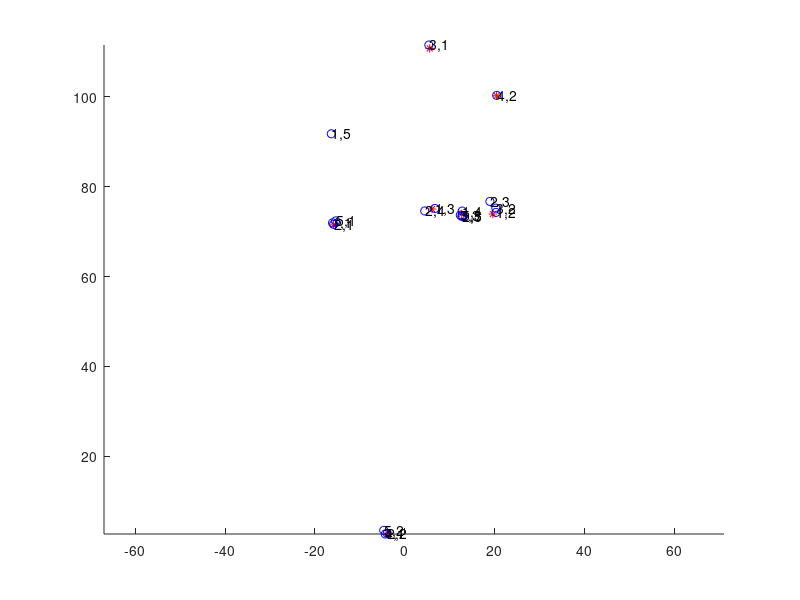

Reproduce this figure in MATLAB. (Note: this script raises an error after producing the figure.)
clc 
clear
close all

%% generate groud truth

N_gt = 7;
ground_truth = {};
for i = 1:N_gt
    ground_truth{i} = struct('mean', [-30 + (30-(-30))*rand(1,1); -10 + (120-(-10))*rand(1,1)],...
        'covariance', [rand(),0;0,rand()]);
end

%% properties for the sensors
r1 = 0.7;
r2 = 0.7;
r3 = 0.7;
r4 = 0.5;
r5 = 0.5;
r = [r1, r2, r3, r4, r5];
w = [1/5, 1/5, 1/5, 1/5, 1/5];

cov1 = 10*eye(2);
cov2 = 10*eye(2);
cov3 = 10*eye(2);
cov4 = 10*eye(2);

cov = [cov1,cov2,cov3,cov4];
%% generate detections using Poisson and Bernoulli
detection = {};

for i = 1:N_gt
    for j = 1:length(r)
        if rand < r(j)
            detection{end+1} = struct('source', j, 'existance', 0.8, ...
                'mean', mvnrnd(ground_truth{i}.mean,ground_truth{i}.covariance)', 'cov', randi(10)*[2,0;0,1]);
        end
    end
end

% false detection
% or unique detection?
% for i = 1:ceil(length(N_gt/10))
%     detection{end+1} = struct('source', randi([1,length(r)]), 'existance', 0.8, ...
%                 'mean', [-30 + (30-(-30))*rand(1,1); -10 + (120-(-10))*rand(1,1)], 'cov', eye(2));
% end

% test the unique detection only in sensor 1
for i = 1:ceil(length(N_gt/10))
    detection{end+1} = struct('source', 1, 'existance', 0.8, ...
                'mean', [-30 + (30-(-30))*rand(1,1); -10 + (120-(-10))*rand(1,1)], 'cov', eye(2));
end


%% plot the ground truth
figure(1)
axis equal
hold on
% plot ground truth
for i = 1:length(ground_truth)
    plot(ground_truth{i}.mean(1), ground_truth{i}.mean(2), '*r')
end
% for i = 1:length(detection) % sensor idx
%     plot(detection{i}.mean(1), detection{i}.mean(2), 'ob')
%     text(detection{i}.mean(1)+0.1, detection{i}.mean(2)-0.1, num2str(detection{i}.source))
% end
%% put detections from same sensor together
sensor_detection = {};
% warning: this makes the lopps j times, maybe takes longer time
for j = 1:length(r) % the sensor's idx
    sensorj_detection = {};
    for i = 1:size(detection,2) % detection idx
        if(detection{i}.source) == j % if this detection comes from this sensor
            sensorj_detection{end+1} = detection{i};
        end    
    end
    sensor_detection{end+1} = sensorj_detection;
end

%% plot the detections
for i = 1: length(sensor_detection)
    for j = 1: length(sensor_detection{i})
        plot(sensor_detection{i}{j}.mean(1), sensor_detection{i}{j}.mean(2), 'ob');
        text(sensor_detection{i}{j}.mean(1)+0.1, sensor_detection{i}{j}.mean(2)-0.1, [num2str(i),',',num2str(j)])
    end
end

%% calculate symetric KLD score between every pair tracks
% N_detect = length(detection);

% cost_matrix = zeros(N_detect, N_detect);

% for i = 1:N_detect
%     for j = i+1:N_detect
%         score1 = KLD(detection{i}.mean, detection{j}.mean, detection{i}.cov, detection{j}.cov);
%         score2 = KLD(detection{j}.mean, detection{i}.mean, detection{j}.cov, detection{i}.cov);
%         cost_matrix(i, j) = 0.5*(score1+score2);
%     end
% end
tuples_collect = cell(1, length(r)-1);

i = 1;
for j = 2: length(r)
    % find KLD cost matrix
    cost_matrix = zeros(size(sensor_detection{i},2), size(sensor_detection{j},2));
    for m =1:size(sensor_detection{i},2)
        for n =1:size(sensor_detection{j},2)
            score1 = KLD(sensor_detection{i}{m}.mean, sensor_detection{j}{n}.mean, sensor_detection{i}{m}.cov, sensor_detection{j}{n}.cov);
            score2 = KLD(sensor_detection{j}{n}.mean, sensor_detection{i}{m}.mean, sensor_detection{j}{n}.cov, sensor_detection{i}{m}.cov);
            cost_matrix(m, n) = 0.5*(score1+score2);
        end
    end

    % use assign2D to find pairs
    [col4row, row4col, gain]=assign2D(cost_matrix);
    N=size(cost_matrix,1);

    for curRow=1:N
        tuples(1,curRow)=curRow;
        tuples(2,curRow)=col4row(curRow);
    end
    % tuples
    tuples_collect{j-1} = tuples;

end

%% gather the dettections by objects
assign_matrix = tuples_collect{1};
for j = 3: length(r)
    assign_matrix(j,:) = tuples_collect{j-1}(2,:);
end
assign_matrix

object_detection = cell(1,size(assign_matrix,2));
for i = 1:size(assign_matrix,2) % object
    for j = 1:length(r) % sensor
        if assign_matrix(j,i)~=0
            object_detection{i}{end+1} = sensor_detection{j}(assign_matrix(j,i));
        end
    end  
end

%% Fusion
% simple fusion
for i = 1:length(object_detection)
    object_fusion{i} = struct('mean',[],'cov',[]);
end

for i = 1:length(object_detection) % iter object
    sum_winvP = 0;
    sum_winvPm = 0;
    for j = 1:length(object_detection{i}) % iter sensor detection
        sum_winvP = sum_winvP + w(object_detection{i}{j}{1}.source)*inv(object_detection{i}{j}{1}.cov);
        sum_winvPm = sum_winvPm + w(object_detection{i}{j}{1}.source)*inv(object_detection{i}{j}{1}.cov)*object_detection{i}{j}{1}.mean;
    end

    object_fusion{i}.cov = inv(sum_winvP);
    object_fusion{i}.mean = object_fusion{i}.cov*sum_winvPm;
end

%% Draw
for i = 1:length(object_detection)
     xy = sigmaEllipse2D(object_fusion{i}.mean, object_fusion{i}.cov);
     plot(xy(1,:), xy(2,:), 'r--')
end

%% help functions
function score = KLD(m1,m2,cov1,cov2)
    score = 0.5*( (m2-m1)'*inv(cov2)*(m2-m1) + trace(inv(cov2)*cov1)...
        - log(det(cov1)/det(cov2)) - 2 );
end
